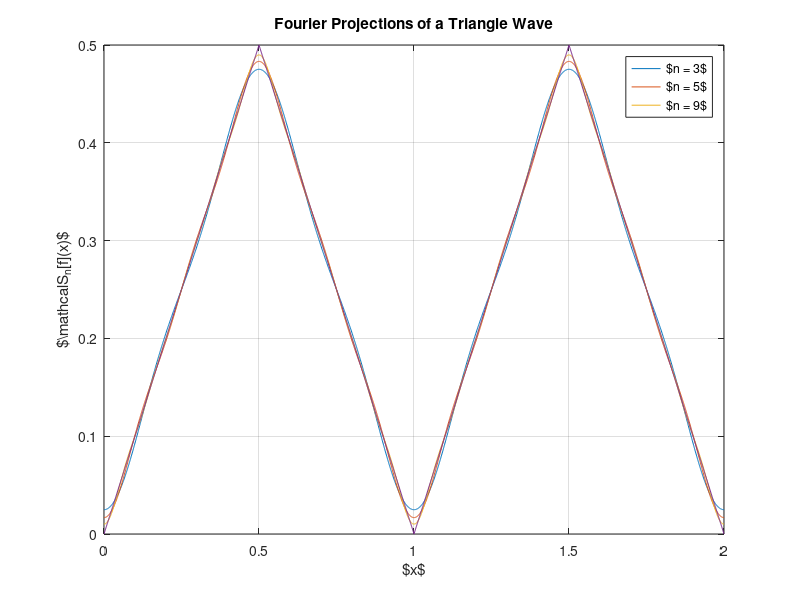
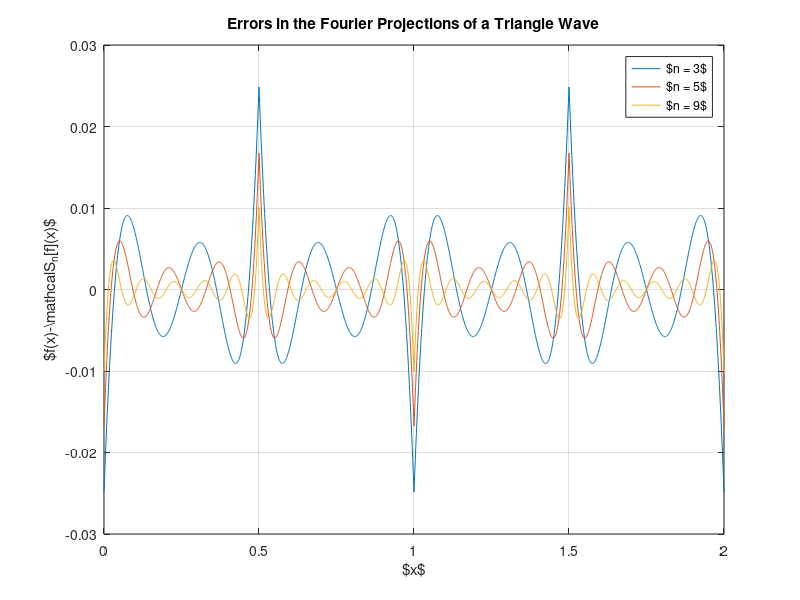

The MATLAB source for these figures, in order:
clear all
pkg load signal

ak = zeros(21,1);
quad_options("absolute tolerance",eps);
for k = -10:1:10;
  ak(k+11) = quad( @(x) 0.25*( sawtooth(x*2*pi,0.5) + 1. )*cos(-2*pi*k*x), 0, 1 ) + sqrt(-1)*( quad( @(x) 0.25*( sawtooth(x*2*pi,0.5) + 1. )*sin(-2*pi*k*x), 0, 1 ) );
end
    
z = 0:0.001:2;

lz = length(z);

f_proj_9 = zeros(1,lz);

for kk = -9:1:9
    f_proj_9 = f_proj_9+ak(kk+11)*exp(2*pi*sqrt(-1)*kk*z);
end

f_proj_5 = zeros(1,lz);

for kk = -5:1:5
    f_proj_5 = f_proj_5+ak(kk+11)*exp(2*pi*sqrt(-1)*kk*z);
end

f_proj_3 = zeros(1,lz);

for kk = -3:1:3
    f_proj_3 = f_proj_3+ak(kk+11)*exp(2*pi*sqrt(-1)*kk*z);
end

hf = figure(1)
clf

%  plot(z,real(f_proj_3),z,real(f_proj_5),z,real(f_proj_9))
plot(z,f_proj_3,z,f_proj_5,z,f_proj_9)

hold on

y = (sawtooth(z*2*pi,1/2)+1)/4;

plot(z,y)

xlabel('$x$');
ylabel('$\mathcal{S}_n[f](x)$');
title('Fourier Projections of a Triangle Wave');
legend('$n = 3$', '$n = 5$', '$n = 9$')
grid on;
printstr = strcat('OUT/TriangleWave');
%  exportgraphics(gca, printstr)
print(hf,printstr,'-dpdflatex')


hff=figure(2)
clf

%  plot(z,y-real(f_proj_3),z,y-real(f_proj_5),z,y-real(f_proj_9))
plot(z,y-f_proj_3,z,y-f_proj_5,z,y-f_proj_9)
xlabel('$x$');
ylabel('$f(x)-\mathcal{S}_n[f](x)$');
title('Errors in the Fourier Projections of a Triangle Wave');
legend('$n = 3$', '$n = 5$', '$n = 9$')
grid on;
printstr = strcat('OUT/TriangleWaveError');
%  exportgraphics(gca, printstr)
print(hff,printstr,'-dpdflatex')


